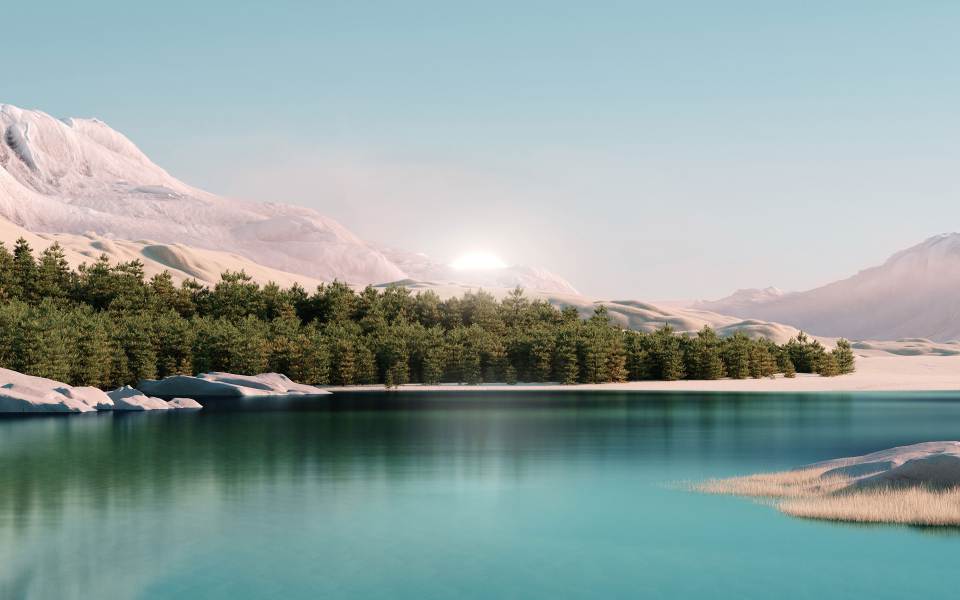
#> input picture spectrasync/data/raw/photo_b.jpg, 3840 x 2400 px, given as the content of the folder new_image/2, which was not available (shown at 1/4 size)
$ python make_noisy_set.py
#> lines starting #> are read from the running program, lines starting #| are printed output that depends on the picture; pictures that were not available may be replaced by others from this repository, and a replacement may not be noted
### spectrasync/spectrasync/io/images.py
"""Image file I/O. Decoding is not a signals task -- Pillow only appears here."""

from __future__ import annotations

import glob
import os

import io

import numpy as np
from PIL import Image, ImageOps

from ..core.preprocess import LUMA, to_gray  # noqa: F401  (re-exported)


def load_rgb(path, max_side=None):
    """Load any image (path or file-like) as float64 RGB in [0, 1].

    `max_side` DOWNSCALES so the longer side fits -- the whole picture is kept.
    EXIF orientation is applied, so a phone photo comes out upright.
    """
#> called with path = '_only/photo_b.jpg', max_side = 800
    img = ImageOps.exif_transpose(Image.open(path)).convert("RGB")
#> img is the input picture: PIL image 3840x2400 RGB; mean R, G, B 144.5, 161.4, 158.6
    if max_side:
        w, h = img.size
#> w = 3840; h = 2400
        if max(w, h) > max_side:
            k = max_side / float(max(w, h))
#> k = 0.208
            img = img.resize((max(1, int(w * k)), max(1, int(h * k))), Image.LANCZOS)
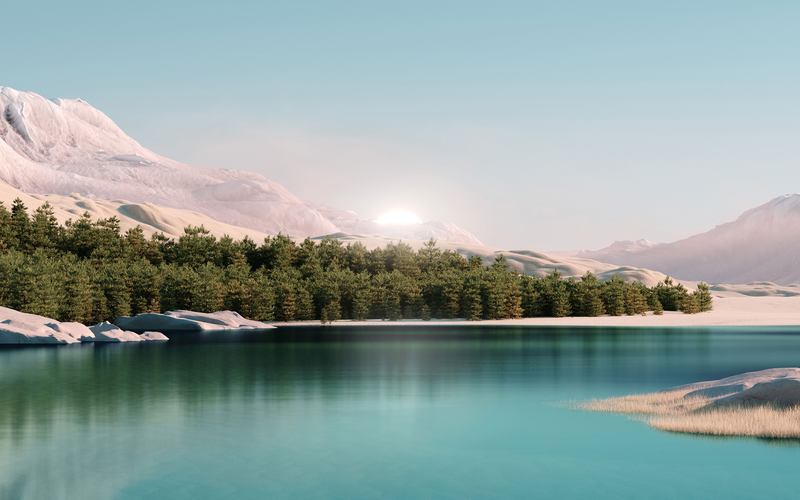
#> img: PIL image 800x500 RGB; mean R, G, B 144.5, 161.4, 158.6
    return np.asarray(img, dtype=np.float64) / 255.0
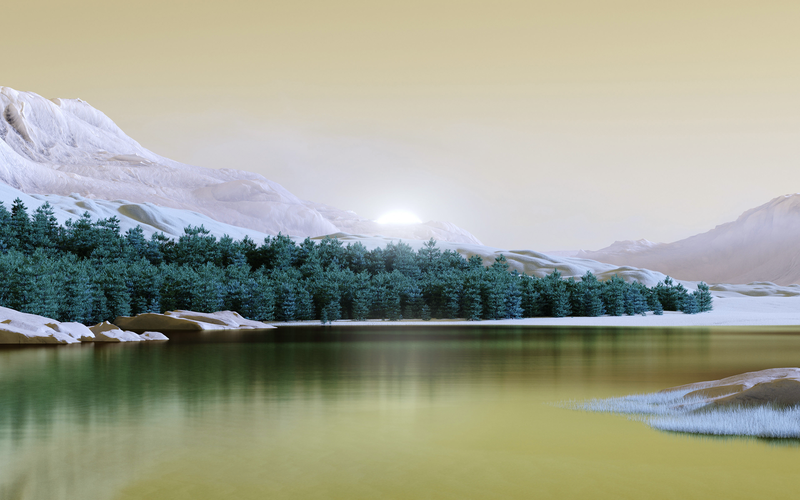
#> returned value: shape (500, 800, 3) float64; mean of channels 0, 1, 2 0.567, 0.633, 0.622; drawn as B, G, R


def load_gray(path, max_side=None):
    """Load any image as float64 grayscale in [0, 1]."""
    return to_gray(load_rgb(path, max_side=max_side))


# [38 lines left out: functions resize_to, resize_max_side, load_many, not called in this run]


def save_png(path, arr):
    """Write a float array in [0, 1] (or [0,1]^3) as an 8-bit PNG."""
    a = np.clip(np.asarray(arr, dtype=np.float64), 0.0, 1.0)
    os.makedirs(os.path.dirname(os.path.abspath(path)) or ".", exist_ok=True)
    Image.fromarray((a * 255.0).round().astype(np.uint8)).save(path)
    return path


# [73 lines left out: functions png_bytes, centre_square, even_square, load_folder, crop_pair, circular_pair, not called in this run]

### spectrasync/spectrasync/registry.py
"""A tiny name -> callable registry.

This is the extension mechanism for the whole project. Every family of
interchangeable algorithms (window functions, sub-pixel refiners, temporal
reducers, change detectors, UI pages) is a `Registry`. Adding a new option is
one decorated function -- no edits anywhere else, nothing to wire up.

    from spectrasync.registry import Registry

    WINDOWS = Registry("window")

    @WINDOWS.register("hann", doc="Raised cosine, zero at the edges")
    def _hann(n):
        return np.hanning(n)

    WINDOWS["hann"](64)      # call it
    WINDOWS.names()          # -> ["hann", ...]  (drives every UI dropdown)
"""

from __future__ import annotations


class Registry:
    """An ordered, self-documenting dict of named callables."""

    def __init__(self, kind):
        self.kind = kind
        self._items = {}
        self._docs = {}

    def register(self, name, doc=""):
        """Decorator. Registers the function under `name` and returns it
        unchanged, so the function is still directly importable and callable."""
        def deco(fn):
            if name in self._items:
                raise KeyError(f"{self.kind} {name!r} is already registered")
            self._items[name] = fn
            self._docs[name] = doc or (fn.__doc__ or "").strip().split("\n")[0]
            return fn
        return deco

    def add(self, name, fn, doc=""):
        """Non-decorator form, for registering something defined elsewhere."""
        return self.register(name, doc)(fn)

    # [7 lines left out: function __getitem__, not called in this run]

    def __contains__(self, name):
        return name in self._items

    def __len__(self):
        return len(self._items)

    def __iter__(self):
        return iter(self._items)

    def names(self):
        """Registration order -- drives dropdown order in the UI."""
        return list(self._items)

    def doc(self, name):
        return self._docs.get(name, "")

    def items(self):
        return self._items.items()

    def describe(self):
        """[(name, one-line doc), ...] -- for help text and UI captions."""
        return [(n, self._docs[n]) for n in self._items]

### spectrasync/spectrasync/features/pipeline.py
"""Composable pipelines -- the "reuse anything for any task" mechanism.

Every core and feature function is already a plain callable, so you can always
just call them. This adds a way to CHAIN them, keep every intermediate, and
inspect what happened -- which is what you want when handed an unfamiliar task.

    from spectrasync import Pipeline, STEPS

    p = (Pipeline("denoise")
         .then("align", mode="translation")
         .then("reduce", method="sigma_clip")
         .then("sharpen", cutoff=0.25))
    out = p.run(frames)
    out.value          # the final image
    out["align"]       # what the align step produced
    p.describe()       # a printable trace, for the report
"""

from __future__ import annotations

import time

import numpy as np

from ..registry import Registry

STEPS = Registry("pipeline step")


# [52 lines left out: functions step_align, step_reduce, step_subtract, step_filter, step_sharpen, step_detect and 1 more, not called in this run]


class PipelineResult:
    """The final value plus every intermediate, keyed by step name."""

    def __init__(self, value, trace):
        self.value = value
        self.trace = trace          # [(name, kwargs, output, seconds), ...]

    # [5 lines left out: function __getitem__, not called in this run]

    def steps(self):
        return [t[0] for t in self.trace]

    def timings(self):
        return {n: round(s, 4) for n, _, _, s in self.trace}


class Pipeline:
    """An ordered list of named steps. Immutable-ish: `.then` returns self so it
    chains, but you can also build one from a list of (name, kwargs) tuples."""

    def __init__(self, name="pipeline", steps=None):
        self.name = name
        self._steps = list(steps or [])

    def then(self, step, **kwargs):
        if step not in STEPS and not callable(step):
            raise KeyError(f"unknown step {step!r}; available: {STEPS.names()}")
        self._steps.append((step, kwargs))
        return self

    # [22 lines left out: functions run, describe, not called in this run]

    __str__ = describe


#: Ready-made pipelines for the three applied features. Copy one and edit it --
#: that is the fastest way to answer "now make it do X instead".
PRESET_PIPELINES = {
    "denoise":   Pipeline("denoise").then("align").then("reduce", method="sigma_clip"),
    "removal":   Pipeline("removal").then("align").then("reduce", method="shorth"),
    "highlight": Pipeline("highlight").then("align").then("detect"),
}

### spectrasync/tools/make_noisy_set.py
"""Turn each photo in a folder into a burst of noisy frames, for the Stacking page.

    python tools/make_noisy_set.py                      # new_image/2 -> new_image/2_noisy
    python tools/make_noisy_set.py SRC DST --n 8 --sigma 0.08 --shake 6

For every source photo this writes DST/set_<k>/noisy_01.jpg ... noisy_<n>.jpg:
the same scene, each frame with its own Gaussian noise and a small random
hand-held shift. Stack one set's frames in the app to get a clean image back.

Ground truth goes next to the frames, OUTSIDE the set folders so selecting a
whole set never picks it up by accident:
    DST/_clean/set_<k>.png   the noise-free frame in frame 1's coordinates
    DST/truth.csv            per-frame shift and sigma

Frames are saved at `--size` (longest side) because the app downscales to its
working size: saving at full camera resolution would let the downscale average
the noise away before the stack ever sees it.
"""

import argparse
import csv
import glob
import os
import sys

import numpy as np

sys.path.insert(0, os.path.dirname(os.path.dirname(os.path.abspath(__file__))))

from PIL import Image  # noqa: E402

from spectrasync.io.images import load_rgb, save_png  # noqa: E402


def save_jpg(path, arr, quality=95):
    a = np.clip(arr, 0.0, 1.0)
    Image.fromarray((a * 255.0).round().astype(np.uint8)).save(path, quality=quality)


def make_set(src, out_dir, n, sigma, shake, size, rng):
    """Integer-pixel crops of one photo at random offsets, plus noise.

    Cropping (instead of a circular FFT shift) means new content really does
    enter at the edges, exactly like a hand-held burst.
    """
    img = load_rgb(src, max_side=size)
    H, W = img.shape[:2]
#> H = 500; W = 800
    h, w = H - 2 * shake, W - 2 * shake
#> h = 488; w = 788
    os.makedirs(out_dir, exist_ok=True)
    rows = []
    offsets = [(0, 0)] + [tuple(rng.integers(-shake, shake + 1, 2)) for _ in range(n - 1)]
    for i, (oy, ox) in enumerate(offsets, 1):
        clean = img[shake + oy:shake + oy + h, shake + ox:shake + ox + w]
        noisy = clean + rng.normal(0.0, sigma, clean.shape)
        save_jpg(os.path.join(out_dir, f"noisy_{i:02d}.jpg"), noisy)
        if i == 1:
            reference = clean
        # content of frame i sits at frame-1 position minus the offset
        rows.append({"frame": f"noisy_{i:02d}.jpg", "dy": -int(oy), "dx": -int(ox),
                     "sigma": sigma})
#> this loop made 8 passes
#> pass 1, in make_set, `clean = img[shake + oy:shake + oy + h, shake + ox:shake + ox + w]`:
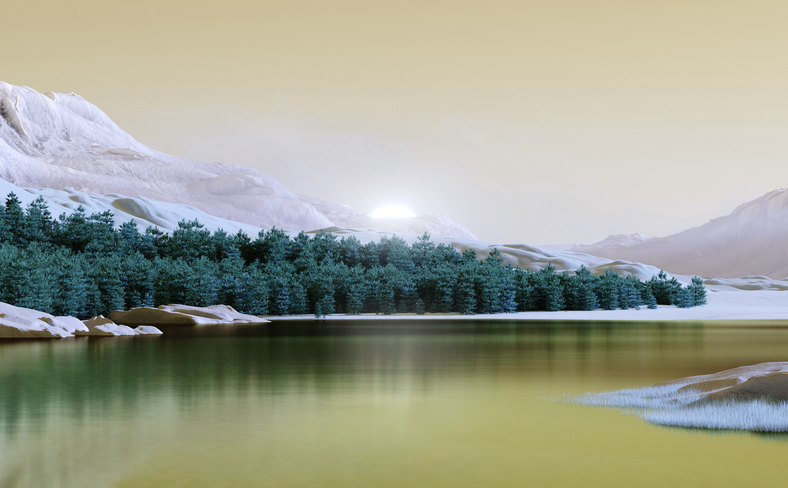
#> clean: shape (488, 788, 3) float64; mean of channels 0, 1, 2 0.568, 0.632, 0.62; drawn as B, G, R
#> pass 1, in make_set, `noisy = clean + rng.normal(0.0, sigma, clean.shape)`:
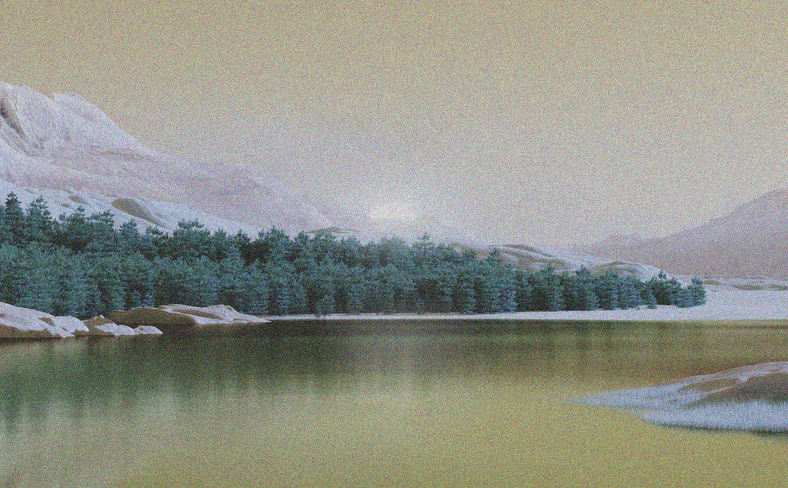
#> noisy: shape (488, 788, 3) float64; mean of channels 0, 1, 2 0.569, 0.632, 0.62; drawn with min black and max white
#> pass 1, in save_jpg, `Image.fromarray((a * 255.0).round().astype(np.uint8)).save(path, quali..`:
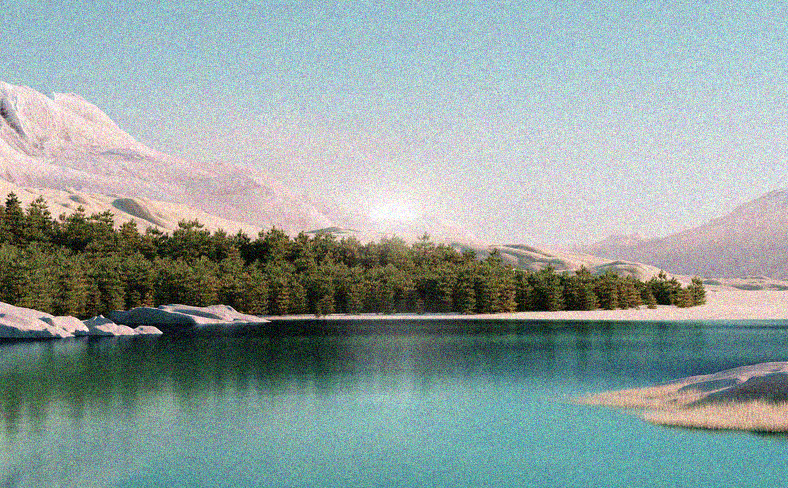
#> saved as noisy_01.jpg: PIL image 788x488 RGB; mean R, G, B 144.8, 161.1, 158.2
#> after the loop, rows = 8 items
    return reference, rows


def main():
    ap = argparse.ArgumentParser(description=__doc__.split("\n")[0])
    ap.add_argument("src", nargs="?", default="new_image/2")
    ap.add_argument("dst", nargs="?", default="new_image/2_noisy")
    ap.add_argument("--n", type=int, default=8, help="frames per set")
    ap.add_argument("--sigma", type=float, default=0.08,
                    help="Gaussian noise std, on a 0..1 intensity scale")
    ap.add_argument("--shake", type=int, default=6, help="max hand-held shift (px)")
    ap.add_argument("--size", type=int, default=800, help="longest side of the output")
    ap.add_argument("--seed", type=int, default=0)
    a = ap.parse_args()

    paths = sorted(glob.glob(os.path.join(a.src, "*.jpg"))
                   + glob.glob(os.path.join(a.src, "*.png")))
    if not paths:
        sys.exit(f"no .jpg/.png images in {a.src}")
    rng = np.random.default_rng(a.seed)
    all_rows = []
    for k, p in enumerate(paths, 1):
        name = f"set_{k}"
        ref, rows = make_set(p, os.path.join(a.dst, name), a.n, a.sigma,
                             a.shake, a.size, rng)
        save_png(os.path.join(a.dst, "_clean", f"{name}.png"), ref)
        all_rows += [{"set": name, "source": os.path.basename(p), **r} for r in rows]
        print(f"{name}: {a.n} frames from {os.path.basename(p)}, "
              f"{ref.shape[1]}x{ref.shape[0]} px, sigma {a.sigma}")
#| set_1: 8 frames from photo_b.jpg, 788x488 px, sigma 0.08
    with open(os.path.join(a.dst, "truth.csv"), "w", newline="") as f:
        wr = csv.DictWriter(f, fieldnames=list(all_rows[0]))
        wr.writeheader()
        wr.writerows(all_rows)
    print(f"wrote {a.dst}/  (ground truth in {a.dst}/_clean and truth.csv)")


if __name__ == "__main__":
    main()
